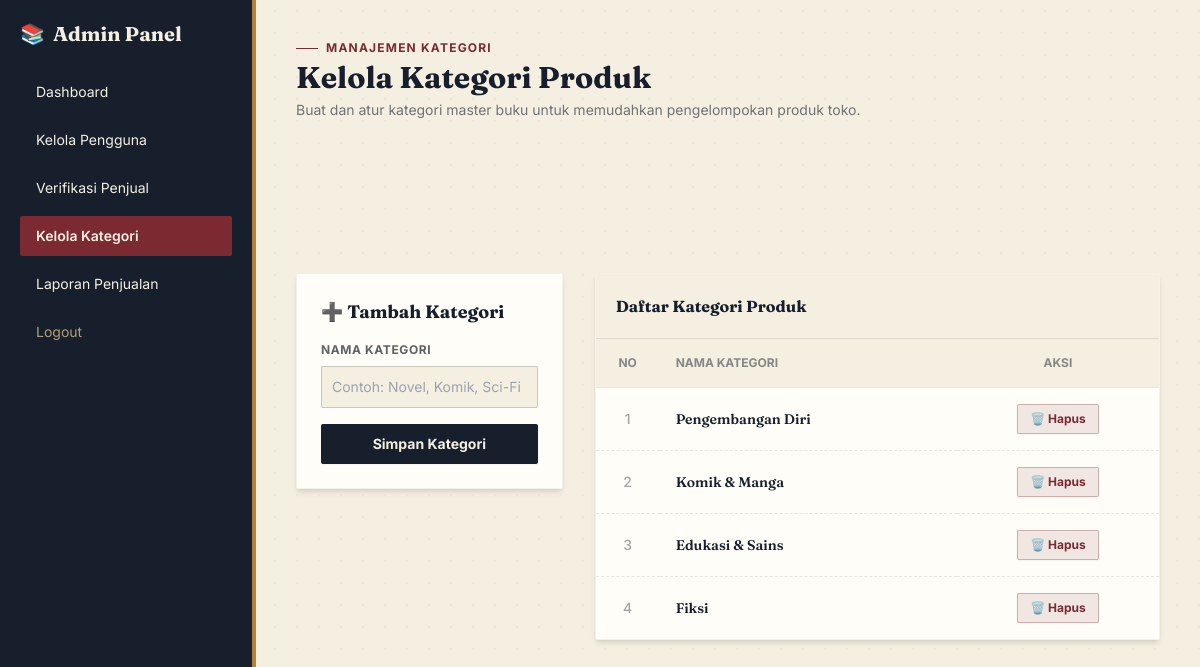
Page /admin/manage_categories.php (signed in) on the committed database.
### tables this page shows
CREATE TABLE `categories` (
  `id` int(11) NOT NULL,
  `name` varchar(100) NOT NULL,
  `description` text DEFAULT NULL
);

### admin/manage_categories.php (the view, shortened to what this page needs)
<?php
include '../config/database.php';
$query_categories = mysqli_query($db, "SELECT * FROM categories ORDER BY id DESC");
?>
<!DOCTYPE html>
<html lang="id">
<head>
    <script src="https://cdn.tailwindcss.com"></script>
</head>
<body class="bg-paper flex min-h-screen font-sans text-ink">
    <div class="bg-ink text-paper w-64 min-h-screen p-5 space-y-6 shrink-0 border-r-4 border-brass">
        <h2 class="text-xl font-serif font-bold flex items-center gap-2"><span class="text-brass-light">📚</span> Admin Panel</h2>
        <nav class="space-y-2 flex flex-col text-sm">
            <a href="index.php" class="hover:bg-ink-light px-4 py-2.5 rounded-sm transition">Dashboard</a>
            <a href="manage_users.php" class="hover:bg-ink-light px-4 py-2.5 rounded-sm transition">Kelola Pengguna</a>
            <a href="verify_sellers.php" class="hover:bg-ink-light px-4 py-2.5 rounded-sm transition">Verifikasi Penjual</a>
            <a href="manage_categories.php" class="bg-maroon px-4 py-2.5 rounded-sm font-semibold transition">Kelola Kategori</a>
            <a href="report.php" class="hover:bg-ink-light px-4 py-2.5 rounded-sm transition">Laporan Penjualan</a>
            <a href="../auth/logout.php" class="text-brass-light/80 hover:bg-ink-light px-4 py-2.5 rounded-sm mt-10 transition">Logout</a>
        </nav>
    </div>
    <div class="flex-1 p-10 grid grid-cols-1 lg:grid-cols-3 gap-8 items-start">
        <div class="lg:col-span-3">
            <p class="eyebrow text-xs font-bold uppercase tracking-widest text-maroon mb-1">Manajemen Kategori</p>
            <h1 class="text-3xl font-serif font-bold text-ink">Kelola Kategori Produk</h1>
            <p class="text-sm text-ink/60 mt-1">Buat dan atur kategori master buku untuk memudahkan pengelompokan produk toko.</p>
        </div>
        <div class="bg-card p-6 rounded-sm shadow-md border border-ink/5">
            <h3 class="font-serif font-bold text-ink text-lg mb-4">➕ Tambah Kategori</h3>
            <form action="" method="POST" class="space-y-4">
                <div>
                    <label class="block text-xs font-bold text-ink/70 uppercase tracking-wider mb-2">Nama Kategori</label>
                    <input type="text" name="category_name" placeholder="Contoh: Novel, Komik, Sci-Fi" required
                           class="w-full border border-ink/20 rounded-sm p-2.5 text-sm focus:outline-none focus:border-maroon bg-paper">
                </div>
                <button type="submit" name="add_category" class="w-full bg-ink hover:bg-maroon text-paper font-bold py-2.5 rounded-sm text-sm transition shadow-sm">
                    Simpan Kategori
                </button>
            </form>
        </div>
        <div class="lg:col-span-2 bg-card rounded-sm shadow-md overflow-hidden border border-ink/5">
            <div class="p-5 bg-paper border-b border-ink/10">
                <h3 class="font-serif font-bold text-ink">Daftar Kategori Produk</h3>
            </div>
            <div class="overflow-x-auto">
                <table class="w-full border-collapse text-left text-sm">
                    <thead>
                        <tr class="bg-paper text-ink/50 font-bold uppercase text-xs border-b border-ink/10">
                            <th class="p-4 w-16 text-center">No</th>
                            <th class="p-4">Nama Kategori</th>
                            <th class="p-4 text-center">Aksi</th>
                        </tr>
                    </thead>
                    <tbody class="divide-y divide-dashed divide-ink/10 text-ink/70">
                        <?php if (mysqli_num_rows($query_categories) > 0) : $no = 1; ?>
                            <?php while ($cat = mysqli_fetch_assoc($query_categories)) : ?>
                                <tr class="hover:bg-paper/60 transition">
                                    <td class="p-4 text-center font-medium text-ink/40"><?= $no++; ?></td>
                                    <td class="p-4 font-serif font-semibold text-ink"><?= htmlspecialchars($cat['name']); ?></td>
                                    <td class="p-4 text-center">
                                        <button type="button"
                                            data-url="manage_categories.php?action=delete&id=<?= $cat['id']; ?>"
                                            data-title="Hapus Kategori Ini?"
                                            data-message="Menghapus kategori <strong><?= htmlspecialchars($cat['name']); ?></strong> tidak akan menghapus produk terkait, tetapi relasi kategori produk itu akan kosong."
                                            data-confirm-label="Ya, Hapus"
                                            data-confirm-color="red"
                                            onclick="openConfirm(this)"
                                            class="inline-block bg-maroon/10 hover:bg-maroon text-maroon hover:text-paper border border-maroon/30 px-3 py-1.5 rounded-sm text-xs font-bold transition shadow-sm">
                                            🗑️ Hapus
                                        </button>
                                    </td>
                                </tr>
                            <?php endwhile; ?>
                        <?php else : ?>
                            <tr>
                                <td colspan="3" class="text-center py-10 text-ink/40 font-serif italic">Belum ada kategori master produk yang dibuat.</td>
                            </tr>
                        <?php endif; ?>
                    </tbody>
                </table>
            </div>
        </div>
    </div>
</body>
</html>

### admin/manage_categories.php (style rules this page uses)
body { background-color: #F5EFE2; background-image: radial-gradient(#00000008 1px, transparent 1px); background-size: 22px 22px; }
.eyebrow::before { content: ''; display: inline-block; width: 22px; height: 1px; background: #7B2A32; margin-right: 8px; vertical-align: middle; }

### rows in the picture
categories: name "Pengembangan Diri"
categories: name "Komik & Manga"
categories: name "Edukasi & Sains"
categories: name "Fiksi"
